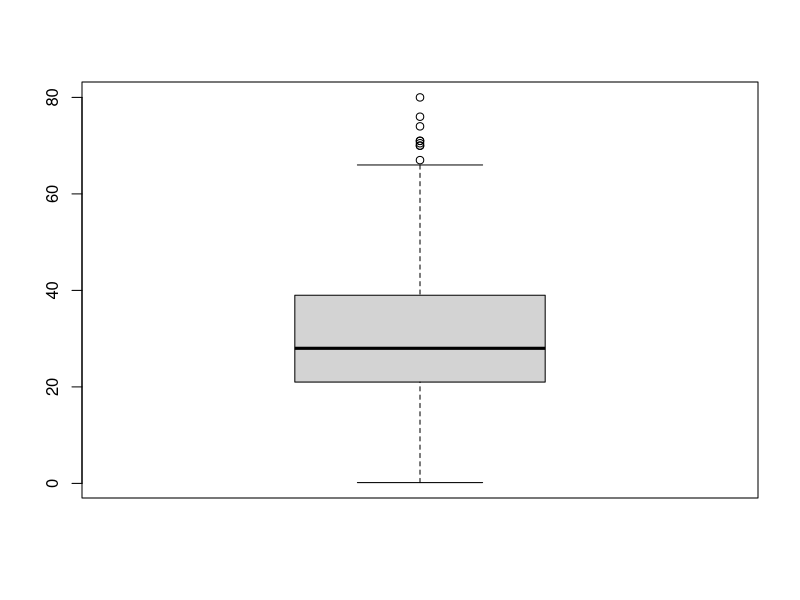

R code for this plot: (Note: this script raises an error after producing the figure.)
# Create your student number to variable 'my_std_no'
my_std_no <- 17012639

# Honor Policy. For this exam, you must work alone. 
# You may not aid or accept aid from other students.

# You may also consult any other non-human resources you want 
# including the course textbook, handouts, your notes, other books, and on-line materials. 

# Directions. 
# The midterm exam is separated into two parts. 
# The part I is about short answer questions.
# Part I : Answer the following the questions.
# The function 'cat' must be used instead of the function 'print'.
# For example
i_v = 1
print('Print', i_v) # return no value!
cat('Print', i_v) # return it with value!


# 1. What does CRAN stand for ?
cat('The comprehensive R Archieve Network')

# 2. What is the mot important thing in Data Science?
cat('There are many thing must be done carefully when we are working on a big data but the first, we have to focus on a set-of-values (all the useful materials which are helpfull for our project) and variables (measurments or charateristics of an item) that help to find the solution to our provlems. Once we have qualittive and quantitative variables, the only thig we have to do is tackling the problem with the relevant solution method')

# 3. I am done editing a file, I need to _______ those changes then _______ them, and _______ it to the __________ .
cat('I am done editing a file, I need to merge those changes then confirm them, and save it to the represatory .')




#
#The part II is about implementing R programs which look alike assignments you did in our class. 
#
setwd("sources")
ds.titanic.survival <- read.csv("midterm_exam.csv", stringsAsFactors = FALSE)
head(ds.titanic.survival)

# Answer the each 
cat('The number of columns is 5')
cat('The number of rows is 1309 ')

nrow(ds.titanic.survival)
ncol(ds.titanic.survival)

#1.  What is the rate of female and male in Titanic Survival data set?
# (IMPORTANT! : your result will look like 'The female rate is xxxx.xxx'
#                                            The male rate is xxx.xxx')
# That is, your R program must include print('The female rate is ', your_female_rate)
# cat('The male rate is ', your_male_rate) at the end.

# Look at the ds.titanic.survival in detail

cat('The female rate is 0.3559969 ')   
cat('The male rate is 0.6440031  ')      

unique(ds.titanic.survival$sex)            # Gender
unique(ds.titanic.survival$survived)       # Variable

# overall number of male and female passengers in Titanic
table(ds.titanic.survival$sex)
table(ds.titanic.survival$sex)/length(ds.titanic.survival$sex)
table(ds.titanic.survival$survived)   # number of survivied and not survived people

The_female_rate_is <- ('The female rate is 0.3559969')
The_male_rate_is <-  ('The male rate is 0.6440031 ')
print(The_female_rate_is)
print(The_male_rate_is)

# 2. What is the Q1, mean, median, Q3, min and max in the Titanic Survival age?
# and graph the box plot of age data.

ds.titanic.survival <- read.csv("midterm_exam.csv",  stringsAsFactors = FALSE)
ds.titanic.survival
#
mean(ds.titanic.survival$age, na.rm = TRUE)
min(ds.titanic.survival$age, na.rm = TRUE)
median(ds.titanic.survival$age, na.rm = TRUE)
max(ds.titanic.survival$age, na.rm = TRUE)
sd(ds.titanic.survival$age, na.rm = TRUE)

quantile(ds.titanic.survival$age, na.rm = TRUE, 0.25)
quantile(ds.titanic.survival$age, na.rm = TRUE, 0.75)

#

boxplot(ds.titanic.survival$age)

cat('The Q1 is 21 ')
cat('The Q3 is 39 ')
cat('The IQR is Q3-Q1=18')
cat('The outliers are 80 and')  
#


# 3. What is the variation, standard deviation, range and difference(max and min) of age in the Titanic Survival?

ds.titanic.survival <- read.csv("midterm_exam.csv",  stringsAsFactors = FALSE)
ds.titanic.survival

cat('The variation of age in the Titanic Survival is ')
var(ds.titanic.survival$age, na.rm = TRUE)

cat('The standard deviation of age in the Titanic Survival is ')
sd(ds.titanic.survival$age, na.rm = TRUE)

cat('The range of age in the Titanic Survival is ')
range(ds.titanic.survival$age, na.rm = TRUE)

cat('The difference between max and min of age is 79.8333 ')
diff(range(ds.titanic.survival, na.rm = TRUE))

# 4. Show the bar and pie graph by passenger class of the Titanic Survival.
# (title of bar graph is 'Passenger class in Titanic Survival')
ds.titanic.survival <- read.csv("midterm_exam.csv",  stringsAsFactors = FALSE)
ds.titanic.survival

tit.freq <- table(ds.titanic.survival$passengerClass)
barplot(tit.freq,
        main ="Passenger class in Titanic Survival")
pie(tit.freq,
    main = "Passenger class in Titanic Survival")

# 5. Show the histogram of age in the Titanic Survival.
# (IMPORTANT! : number of breaks is 8.)
ds.titanic.survival <- read.csv("midterm_exam.csv",  stringsAsFactors = FALSE)
ds.titanic.survival
hist(ds.titanic.survival$age,
     main = "Histogram of age in the Titanic Survival",
     xlab = "Age",
     ylab = "Number of peple",
     border = "blue",
     col = "yellow",
     breaks =8,)

# 6. Show three boxplots of age from each passenger classes-1st, 2nd and 3rd at once.
ds.titanic.survival <- read.csv("midterm_exam.csv",  stringsAsFactors = FALSE)
ds.titanic.survival
unique(ds.titanic.survival$passengerClass)
table(ds.titanic.survival$passengerClass)
tit.freg <- table(ds.titanic.survival$age)
boxplot(tit.freg,
        main = "1st")


